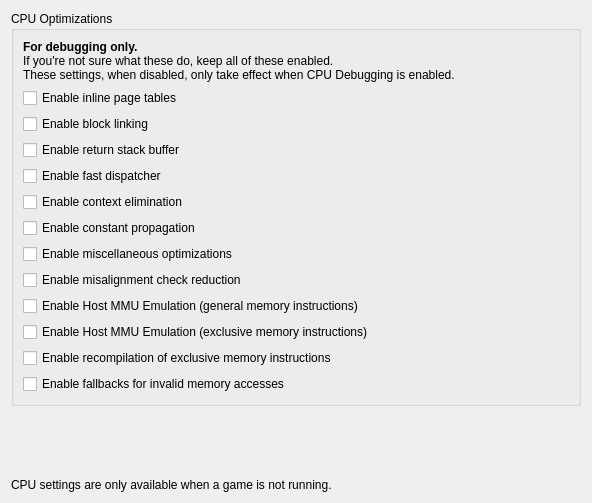
<?xml version="1.0" encoding="UTF-8"?>
<ui version="4.0">
 <class>ConfigureCpuDebug</class>
 <widget class="QWidget" name="ConfigureCpuDebug">
  <property name="geometry">
   <rect>
    <x>0</x>
    <y>0</y>
    <width>592</width>
    <height>503</height>
   </rect>
  </property>
  <property name="windowTitle">
   <string>Form</string>
  </property>
  <property name="accessibleName">
   <string>CPU</string>
  </property>
  <layout class="QVBoxLayout">
   <item>
    <layout class="QVBoxLayout">
     <item>
      <widget class="QGroupBox" name="groupBox">
       <property name="title">
        <string>CPU Optimizations</string>
       </property>
       <layout class="QVBoxLayout">
        <item>
         <widget class="QLabel" name="label">
          <property name="text">
           <string>&lt;html&gt;&lt;head/&gt;&lt;body&gt;&lt;p&gt;&lt;span style=&quot; font-weight:600;&quot;&gt;For debugging only.&lt;/span&gt;&lt;br/&gt;If you're not sure what these do, keep all of these enabled. &lt;br/&gt;These settings, when disabled, only take effect when CPU Debugging is enabled. &lt;/p&gt;&lt;/body&gt;&lt;/html&gt;</string>
          </property>
          <property name="wordWrap">
           <bool>false</bool>
          </property>
         </widget>
        </item>
        <item>
         <widget class="QCheckBox" name="cpuopt_page_tables">
          <property name="toolTip">
           <string>
            &lt;div style=&quot;white-space: nowrap&quot;&gt;This optimization speeds up memory accesses by the guest program.&lt;/div&gt;
            &lt;div style=&quot;white-space: nowrap&quot;&gt;Enabling it inlines accesses to PageTable::pointers into emitted code.&lt;/div&gt;
            &lt;div style=&quot;white-space: nowrap&quot;&gt;Disabling this forces all memory accesses to go through the Memory::Read/Memory::Write functions.&lt;/div&gt;
           </string>
          </property>
          <property name="text">
           <string>Enable inline page tables</string>
          </property>
         </widget>
        </item>
        <item>
         <widget class="QCheckBox" name="cpuopt_block_linking">
          <property name="toolTip">
           <string>
            &lt;div&gt;This optimization avoids dispatcher lookups by allowing emitted basic blocks to jump directly to other basic blocks if the destination PC is static.&lt;/div&gt;
           </string>
          </property>
          <property name="text">
           <string>Enable block linking</string>
          </property>
         </widget>
        </item>
        <item>
         <widget class="QCheckBox" name="cpuopt_return_stack_buffer">
          <property name="toolTip">
           <string>
            &lt;div&gt;This optimization avoids dispatcher lookups by keeping track potential return addresses of BL instructions. This approximates what happens with a return stack buffer on a real CPU.&lt;/div&gt;
           </string>
          </property>
          <property name="text">
           <string>Enable return stack buffer</string>
          </property>
         </widget>
        </item>
        <item>
         <widget class="QCheckBox" name="cpuopt_fast_dispatcher">
          <property name="toolTip">
           <string>
            &lt;div&gt;Enable a two-tiered dispatch system. A faster dispatcher written in assembly has a small MRU cache of jump destinations is used first. If that fails, dispatch falls back to the slower C++ dispatcher.&lt;/div&gt;
           </string>
          </property>
          <property name="text">
           <string>Enable fast dispatcher</string>
          </property>
         </widget>
        </item>
        <item>
         <widget class="QCheckBox" name="cpuopt_context_elimination">
          <property name="toolTip">
           <string>
            &lt;div&gt;Enables an IR optimization that reduces unnecessary accesses to the CPU context structure.&lt;/div&gt;
           </string>
          </property>
          <property name="text">
           <string>Enable context elimination</string>
          </property>
         </widget>
        </item>
        <item>
         <widget class="QCheckBox" name="cpuopt_const_prop">
          <property name="toolTip">
           <string>
            &lt;div&gt;Enables IR optimizations that involve constant propagation.&lt;/div&gt;
           </string>
          </property>
          <property name="text">
           <string>Enable constant propagation</string>
          </property>
         </widget>
        </item>
        <item>
         <widget class="QCheckBox" name="cpuopt_misc_ir">
          <property name="toolTip">
           <string>
            &lt;div&gt;Enables miscellaneous IR optimizations.&lt;/div&gt;
           </string>
          </property>
          <property name="text">
           <string>Enable miscellaneous optimizations</string>
          </property>
         </widget>
        </item>
        <item>
         <widget class="QCheckBox" name="cpuopt_reduce_misalign_checks">
          <property name="toolTip">
           <string>
            &lt;div style=&quot;white-space: nowrap&quot;&gt;When enabled, a misalignment is only triggered when an access crosses a page boundary.&lt;/div&gt;
            &lt;div style=&quot;white-space: nowrap&quot;&gt;When disabled, a misalignment is triggered on all misaligned accesses.&lt;/div&gt;
           </string>
          </property>
          <property name="text">
           <string>Enable misalignment check reduction</string>
          </property>
         </widget>
        </item>
        <item>
         <widget class="QCheckBox" name="cpuopt_fastmem">
          <property name="toolTip">
           <string>
            &lt;div style=&quot;white-space: nowrap&quot;&gt;This optimization speeds up memory accesses by the guest program.&lt;/div&gt;
            &lt;div style=&quot;white-space: nowrap&quot;&gt;Enabling it causes guest memory reads/writes to be done directly into memory and make use of Host's MMU.&lt;/div&gt;
            &lt;div style=&quot;white-space: nowrap&quot;&gt;Disabling this forces all memory accesses to use Software MMU Emulation.&lt;/div&gt;
           </string>
          </property>
          <property name="text">
           <string>Enable Host MMU Emulation (general memory instructions)</string>
          </property>
         </widget>
        </item>
        <item>
         <widget class="QCheckBox" name="cpuopt_fastmem_exclusives">
          <property name="toolTip">
           <string>
            &lt;div style=&quot;white-space: nowrap&quot;&gt;This optimization speeds up exclusive memory accesses by the guest program.&lt;/div&gt;
            &lt;div style=&quot;white-space: nowrap&quot;&gt;Enabling it causes guest exclusive memory reads/writes to be done directly into memory and make use of Host's MMU.&lt;/div&gt;
            &lt;div style=&quot;white-space: nowrap&quot;&gt;Disabling this forces all exclusive memory accesses to use Software MMU Emulation.&lt;/div&gt;
           </string>
          </property>
          <property name="text">
           <string>Enable Host MMU Emulation (exclusive memory instructions)</string>
          </property>
         </widget>
        </item>
        <item>
         <widget class="QCheckBox" name="cpuopt_recompile_exclusives">
          <property name="toolTip">
           <string>
            &lt;div style=&quot;white-space: nowrap&quot;&gt;This optimization speeds up exclusive memory accesses by the guest program.&lt;/div&gt;
            &lt;div style=&quot;white-space: nowrap&quot;&gt;Enabling it reduces the overhead of fastmem failure of exclusive memory accesses.&lt;/div&gt;
           </string>
          </property>
          <property name="text">
           <string>Enable recompilation of exclusive memory instructions</string>
          </property>
         </widget>
        </item>
        <item>
         <widget class="QCheckBox" name="cpuopt_ignore_memory_aborts">
          <property name="toolTip">
           <string>
            &lt;div style=&quot;white-space: nowrap&quot;&gt;This optimization speeds up memory accesses by allowing invalid memory accesses to succeed.&lt;/div&gt;
            &lt;div style=&quot;white-space: nowrap&quot;&gt;Enabling it reduces the overhead of all memory accesses and has no impact on programs that don't access invalid memory.&lt;/div&gt;
           </string>
          </property>
          <property name="text">
           <string>Enable fallbacks for invalid memory accesses</string>
          </property>
         </widget>
        </item>
       </layout>
      </widget>
     </item>
    </layout>
   </item>
   <item>
    <spacer name="verticalSpacer">
     <property name="orientation">
      <enum>Qt::Vertical</enum>
     </property>
     <property name="sizeHint" stdset="0">
      <size>
       <width>20</width>
       <height>40</height>
      </size>
     </property>
    </spacer>
   </item>
   <item>
    <widget class="QLabel" name="label_disable_info">
     <property name="text">
      <string>CPU settings are only available when a game is not running.</string>
     </property>
     <property name="wordWrap">
      <bool>true</bool>
     </property>
    </widget>
   </item>
  </layout>
 </widget>
 <resources/>
 <connections/>
</ui>
